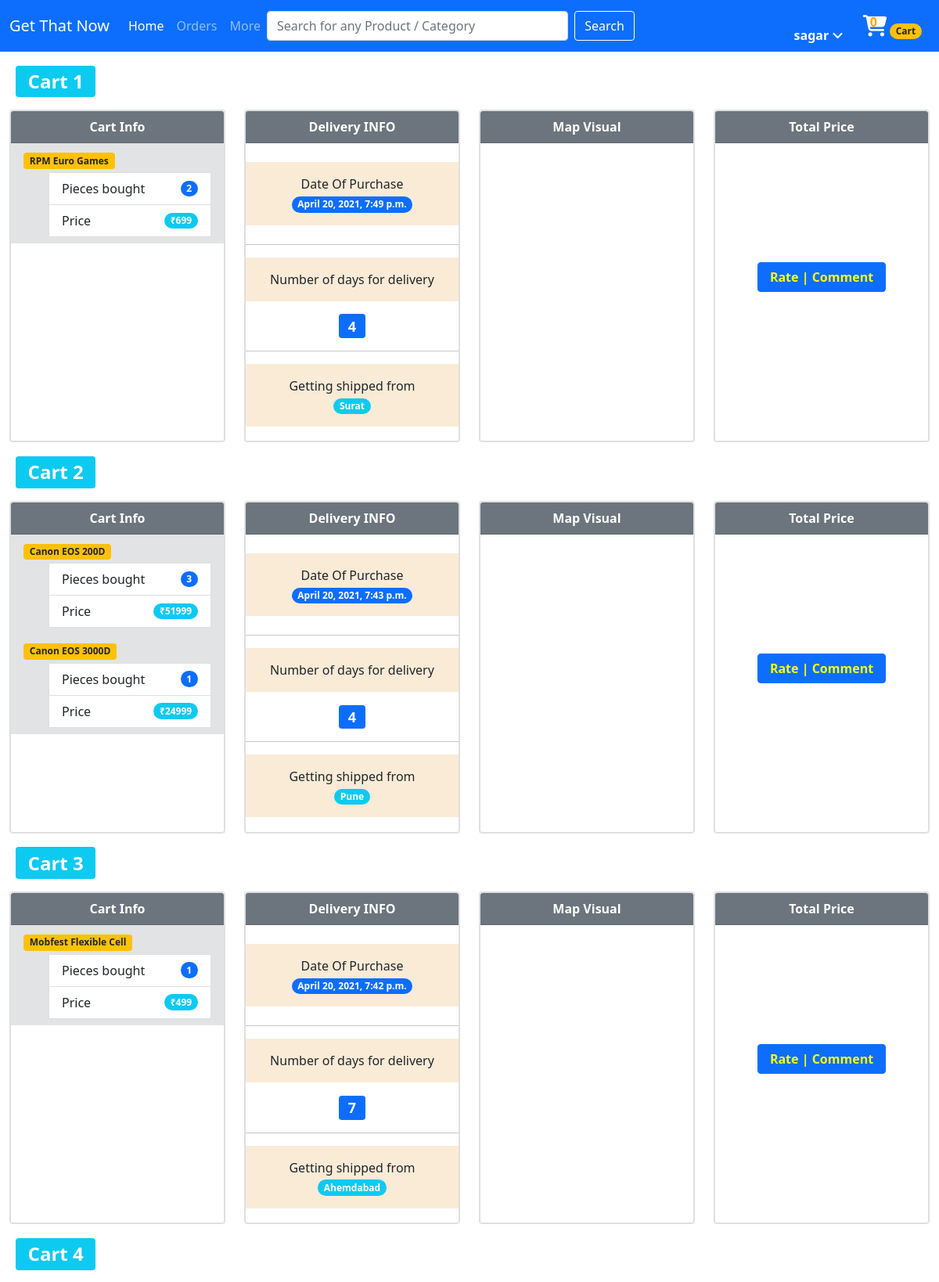
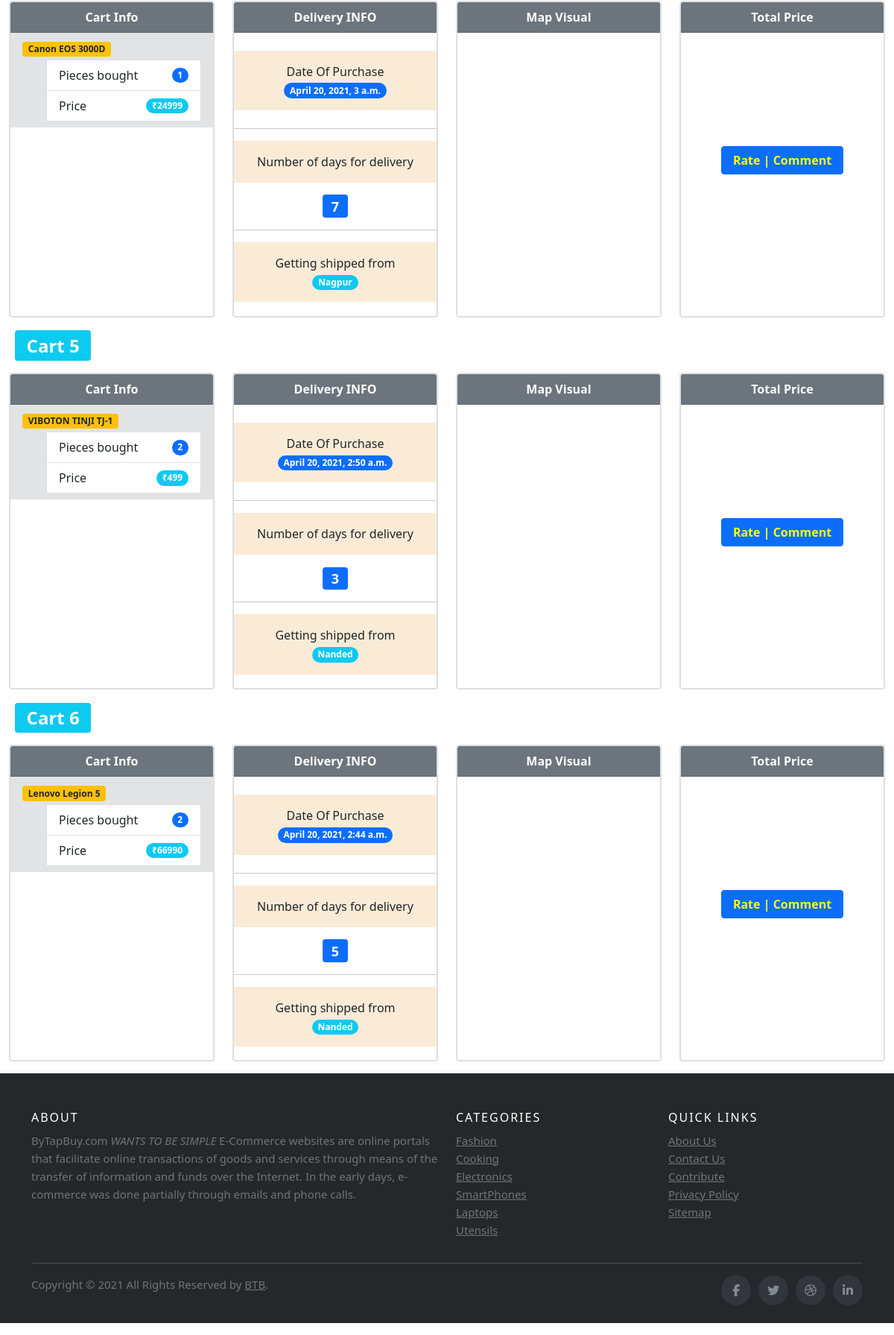
The app's page /shop/tracker/ (signed in) with its own data (2 pictures, top to bottom).
### shop/models.py (models this page shows)
class Product(models.Model):
    product_name = models.CharField(max_length=100)
    product_id = models.AutoField(primary_key=True)
    product_desc = models.CharField(max_length=500)
    product_pubs_date = models.DateField(auto_now=True)
    category = models.CharField(max_length=50, default="")
    subcategory = models.CharField(max_length=50, default="")
    discount = models.IntegerField(default=30)
    offers = models.CharField(max_length=500, default="")
    subcategory1 = models.CharField(max_length=50, default="")
    price = models.IntegerField(default=0)
    image = models.ImageField(upload_to="shop/images", default="")
    image1 = models.ImageField(upload_to="shop/images1", default="")
    rating = models.FloatField(default=1, null=True)
    num = models.IntegerField(default=1)
    def __str__(self):
        return self.product_name

### accounts/models.py (models this page shows)
class PurchaseDate(models.Model):
    purdate = models.ForeignKey(ExtendedUser, on_delete=CASCADE, default=1, null=True)
    purd = models.DateTimeField(default=datetime.now(), null=True)
    state = models.CharField(default='Nagpur', null=True, max_length=50)
    lat = models.CharField(default='21.1015184', null=True, max_length=50)
    lang = models.CharField(default='78.893078', null=True, max_length=50)
    days = models.IntegerField(default='5', null=True)
    lato = models.CharField(default='21.1015184', null=True, max_length=50)
    lango = models.CharField(default='78.893', null=True, max_length=50)

### shop/views.py (the view)
# urls.py: path('tracker/', views.tracker, name = 'tracker'),
@login_required(login_url='/auth/')
def tracker(request):
    username  = request.user.username
    a11 = ExtendedUser.objects.filter(usr=request.user)
    b11 = PurchaseDate.objects.filter(purdate = a11[0])
    for i in a11:
        print(i)
    avtime = []
    n10 = 0
    for i in b11:
        avtime.append([i.purd, i.lang, i.lat, i.days, i.state, i.lato, i.lango])
        n10 += 1
    print(avtime)
    print(n10, 'is n10')
    states = [
        ['Nagpur', 78.893078, 21.1015184],
        ['Nashik', 73.90984434482529, 19.890527214221166],
        ['Pune', 73.7191995481777, 18.575145787488346],
        ['Surat', 72.95662036158728, 21.113012603007366],
        ['Ahemdabad', 73.02994528337483, 22.55593501134834],
        ['Kolhapur',  73.85723039994883, 16.98177500464568,],
        ['Nanded', 76.88549827649183, 19.12996201223232],
        ['Navi Mumbai', 73.14423088426301, 18.68300231807807]
    ]
    z = ExtendedUser.objects.filter(usr = request.user)
    a = []
    b = []
    str1 = z[0].totcarts
    print('printing this', str1)
    if(len(str1) == 2):
        return render(request, 'shop/maps.html')
    print(str1)
    str1 = str1.split('}')
    res = []
    for i in str1:
        i += '}'
        i = i.replace('{', '[')
        i = i.replace('}', ']')
        res.append(i.strip('][').split(', '))
    zerolen = []
    diffDict = {}
    for i in range(len(res)):
        if len(res[i][0]) == 0:
            zerolen.append(i)
            continue
        res[i] = res[i][0].split(',')
    check = False
    print(res)
    for i in res:
        print('this: ', i)
        if len(i[0]):
            pass
        else:
            print('hereeeeeee')
            check = True
    if check:
        res.remove([''])
    print(res)
    check = False
    print(res)
    for i in res:
        print('this: ', i)
        if len(i[0]):
            pass
        else:
            print('hereeeeeee')
            check = True
    if check:
        res.remove([''])
    print(res)
    for i in range(len(res)):
        diffDict[i] = []
        vb = []
        for j in res[i]:
            j = j.split(',')
            vb.append(j[0].split(':'))
        diffDict[i] = vb
    print('\nDIff DICT', diffDict)
    finallist = []
    for i in diffDict:
        m = diffDict[i]
        z2 = []
        for j in m:#
            print(j[0])
            num = ""
            for word in j[0]:
                if word.isdigit():
                    num += word
            print(num)
            mb = Product.objects.filter(product_id = int(num))
            zxcv = random.randint(0, 7)
            print(n10 - i - 1)
            if not len(mb):
                continue
            z2.append([mb, j[1], avtime[n10 - i - 1][4], avtime[n10 - i - 1][1], avtime[n10 - i - 1][2], avtime[n10 - i - 1][0], avtime[n10 - i - 1][3] , avtime[n10 - i - 1][6], avtime[n10 - i - 1][5]])
        finallist.append(z2)
    print(finallist)
    param = {
        'username' : username,
        'final': finallist,
        'res': res,
        'city': states,
    }
    return render(request, 'shop/maps.html', param)

### shop/templates/shop/maps.html (shortened to what this page needs)
{% extends 'shop/basic.html'%}
{%block body%}
<div class="container-fluid">
{% for i in final %}
<h2 class="mx-2 my-3"><span class="badge bg-info">Cart {{forloop.counter}}</span></h2>
<div class="row">
    <div class="col-sm-12 col-md-6 col-lg-3">
        <div class="card" style="height:425px; overflow: scroll;">
            <div class="card-block" style="height:100%">
                <div class="card" style="height:100%">
                    <div class="card-header text-center bg-secondary text-white">
                        <b>Cart Info</b>
                    </div>
                    {%for j in i%}
                    <div class="mx-auto" style="background-color: #d4d2d2; width: 100%;">
                    <ul class="list-group list-group-flush">
                        <li class="list-group-item list-group-item-secondary">
                            <span class="badge bg-warning text-dark my-1">{{j.0.0.product_name}}</span>
                            <ol>
                                <li class="list-group-item d-flex justify-content-between align-items-center">
                                    Pieces bought
                                    <span class="badge bg-primary rounded-pill">{{j.1}}</span>
                                </li>
                                <li class="list-group-item d-flex justify-content-between align-items-center">
                                    Price
                                    <span class="badge bg-info rounded-pill">₹{{j.0.0.price}}</span>
                                </li>
                            </ol>
                        </li>
                    </ul>
                </div>
                    {% endfor %}
                </div>
            </div>
        </div>
    </div>
    <div class="col-sm-12 col-md-6 col-lg-3">
        <div class="card" style="height:100%">
            <div class="card-block" style="height:100%">
                <div class="card" style="height:100%">
                    <div class="card-header text-center bg-secondary text-white">
                        <b>Delivery INFO</b>
                    </div>
                    <div class="text-center">
                        <p class="mx-auto p-3 my-4" style="background-color:antiquewhite;">Date Of Purchase<br>
                            <span class="mx-auto badge bg-primary rounded-pill">{{i.0.5}}</span><br>
                        </p><hr>
                        <p class="mx-auto p-3 my-3" style="background-color:antiquewhite;">
                            Number of days for delivery<br>
                            <h4><span class="badge bg-primary">{{i.0.6}}</span></h4>
                        </p><hr>
                        <p class="mx-auto p-3 my-3" style="background-color:antiquewhite;">
                            Getting shipped from<br>
                            <span class="badge bg-info rounded-pill">{{i.0.2}}</span>
                        </p>
                    </div>
                </div>
            </div>
        </div>
    </div>
    <div class="col-sm-12 col-md-6 col-lg-3">
        <div class="card" style="height:100%">
            <div class="card-block" style="height:100%">
                <div class="card" style="height:100%">
                    <div class="card-header text-center bg-secondary text-white">
                        <b>Map Visual</b>
                    </div>
                    <ul class="list-group list-group-flush">
                        <div class="mx-auto customMap" id='map{{forloop.counter}}' style="height: 378px; width: 100%;"></div>
                    </ul>
                </div>
            </div>
        </div>
    </div>
    <div class="col-sm-12 col-md-6 col-lg-3">
        <div class="card" style="height:100%">
            <div class="card-block" style="height:100%">
                <div class="card" style="height:100%">
                    <div class="card-header text-center bg-secondary text-white text-center">
                        <b>Total Price</b>
                    </div>
                    <ul class="list-group list-group-flush">
                            <br><br>
                        <a class="btn btn-primary mx-auto my-2" style="width: 60%;" href = "/shop/trackCart"> <b style="color: yellow;">Rate | Comment</b></a>
                    </ul>
                </div>
            </div>
        </div>
    </div>
</div>
{% endfor %}
</div>
{% endblock %}
{% block js %}
<link href='https://api.mapbox.com/mapbox-gl-js/v2.1.1/mapbox-gl.css' rel='stylesheet' />
{% endblock %}

### shop/templates/shop/basic.html (shortened to what this page needs)
<!doctype html>
<html lang="en">
<head>
  <link href="https://cdn.jsdelivr.net/npm/bootstrap@5.0.0-beta2/dist/css/bootstrap.min.css" rel="stylesheet"
>
</head>
<body>
  <div id='mainNav' class="sticky-top" style="z-index: 999999;">
  <nav class="navbar navbar-expand-lg navbar-dark bg-primary sticky-top"  style="z-index: 999999;">
    <div class="container-fluid">
      <a class="navbar-brand" href="/shop/1">Get That Now</a>
      <div class="collapse navbar-collapse" id="navbarSupportedContent">
        <ul class="navbar-nav me-auto mb-2 mb-lg-0">
          <li class="nav-item">
            <a class="nav-link active" aria-current="page" href="/shop/1">Home</a>
          </li>
          <li class="nav-item">
            <a class="nav-link" href="/shop/tracker" >Orders</a>
          </li>
          <li class="nav-item">
            <a class="nav-link" href ='#below'>More</a>
          </li>
        </ul>
        <form class="form-inline" id ='searchForm' name="searchForm" action="/shop/search/" style="width: 100%; display: inline-block;" method="POST" >{% csrf_token %}
        <p>
          <input class="form-control mr-sm-2" style="width: 60%; float: left;" name="search" id="searchValue"  type="search" placeholder="Search for any Product / Category" aria-label="Search">
          <button class="btn btn-outline-success my-2 mx-2 my-sm-0 text-white" style="float: left; border: 1px solid white;" id="searchBtn"  type="submit">Search</button>
          </p>
        </form>
        <div class="dropdown mx-4">
          <button class="dropbtn bg-primary">
            <b style="color: white; display: inline-block; min-width: 50px" >
              <p class="d-inline">
              <span>{{username}} </span><i class="fas fa-angle-down"></i></b>
          </button>
        </div>
        <a href="/shop/cart" style="color: white;">
          <i class="fas fa-shopping-cart" style="margin-right: 20px;transform: scale(1.7);"></i><b<span id="cart1">0</span></b>
        </a>
        <span style="transform: translate(-10px,0px);color: white; margin-top: 10px;"><span class="badge rounded-pill bg-warning text-dark">Cart</span></span>
      </div>
    </div>
  </nav>
</div>
  {%block body%} {% endblock %}
    <footer class="site-footer my-3 footer1">
      <div class="container">
        <div class="row">
          <div class="col-sm-12 col-md-6">
            <h6>About</h6>
            <p class="text-justify">ByTapBuy.com <i> WANTS TO BE SIMPLE </i> E-Commerce websites are online portals that facilitate online transactions of goods and services through means of the transfer of information and funds over the Internet. In the early days, e-commerce was done partially through emails and phone calls. </p>
          </div>
          <div class="col-xs-6 col-md-3">
            <h6>Categories</h6>
            <ul class="footer-links">
              <li><a href="#">Fashion</a></li>
              <li><a href="#">Cooking</a></li>
              <li><a href="#">Electronics</a></li>
              <li><a href="#">SmartPhones</a></li>
              <li><a href="#">Laptops</a></li>
              <li><a href="#">Utensils</a></li>
            </ul>
          </div>
          <div class="col-xs-6 col-md-3">
            <h6>Quick Links</h6>
            <ul class="footer-links" id="below">
              <li><a href="/shop/about">About Us</a></li>
              <li><a href="/shop/contact">Contact Us</a></li>
              <li><a href="#">Contribute</a></li>
              <li><a href="#">Privacy Policy</a></li>
              <li><a href="#">Sitemap</a></li>
            </ul>
          </div>
        </div>
        <hr>
      </div>
      <div class="container">
        <div class="row">
          <div class="col-md-8 col-sm-6 col-xs-12">
            <p class="copyright-text">Copyright &copy; 2021 All Rights Reserved by
         <a href="#">BTB</a>.
            </p>
          </div>
          <div class="col-md-4 col-sm-6 col-xs-12">
            <ul class="social-icons">
              <li><a class="facebook" href="#"><i class="fa fa-facebook"></i></a></li>
              <li><a class="twitter" href="#"><i class="fa fa-twitter"></i></a></li>
              <li><a class="dribbble" href="#"><i class="fa fa-dribbble"></i></a></li>
              <li><a class="linkedin" href="#"><i class="fa fa-linkedin"></i></a></li>
            </ul>
          </div>
        </div>
      </div>
</footer>
{%block js%} {% endblock %}
</body>
</html>

### shop/templates/shop/basic.html (style rules this page uses)
.site-footer { background-color:#26272b; padding:45px 0 20px; font-size:15px; line-height:24px; color:#737373; }
.site-footer hr { border-top-color:#bbb; opacity:0.5 }
.site-footer h6 { color:#fff; font-size:16px; text-transform:uppercase; margin-top:5px; letter-spacing:2px }
.site-footer a { color:#737373; }
.footer-links { padding-left:0; list-style:none }
.footer-links li { display:block }
.footer-links a { color:#737373 }
.site-footer .social-icons { text-align:right }
.site-footer .social-icons a { width:40px; height:40px; line-height:40px; margin-left:6px; margin-right:0; border-radius:100%; background-color:#33353d }
.copyright-text { margin:0 }
#cart1 { font-weight: 700; position: absolute; z-index: 2147483647; transform: translate(-35px, -5px); color: orange; }
.social-icons { padding-left:0; margin-bottom:0; list-style:none }
.social-icons li { display:inline-block; margin-bottom:4px }
.social-icons a { background-color:#eceeef; color:#818a91; font-size:16px; display:inline-block; line-height:44px; width:44px; height:44px; text-align:center; margin-right:8px; border-radius:100%; -webkit-transition:all .2s linear; -o-transition:all .2s linear; transition:all .2s linear }
.dropbtn { background-color: #4CAF50; color: white; border: none; }
.dropdown { position: relative; display: inline-block; }

### records on screen
Product: product_name "RPM Euro Games", price "699"
PurchaseDate: purd "April 20, 2021, 7:49 p.m.", state "Surat"
Product: product_name "Canon EOS 200D", price "51999"
Product: product_name "Canon EOS 3000D" "Canon EOS 3000D", price "24999" "24999"
PurchaseDate: purd "April 20, 2021, 7:43 p.m.", state "Pune"
Product: product_name "Mobfest Flexible Cell", price "499"
PurchaseDate: purd "April 20, 2021, 7:42 p.m.", state "Ahemdabad"
PurchaseDate: purd "April 20, 2021, 3 a.m.", state "Nagpur"
Product: product_name "VIBOTON TINJI TJ-1", price "499"
PurchaseDate: purd "April 20, 2021, 2:50 a.m.", state "Nanded"
Product: product_name "Lenovo Legion 5", price "66990"
PurchaseDate: purd "April 20, 2021, 2:44 a.m.", state "Nanded"

### other values on screen
{{ username }} "sagar"
{{ j.1 }} "2" "3" "1" "1" "1" "2" "2"
{{ i.0.6 }} "4" "4" "7" "7" "3" "5"
